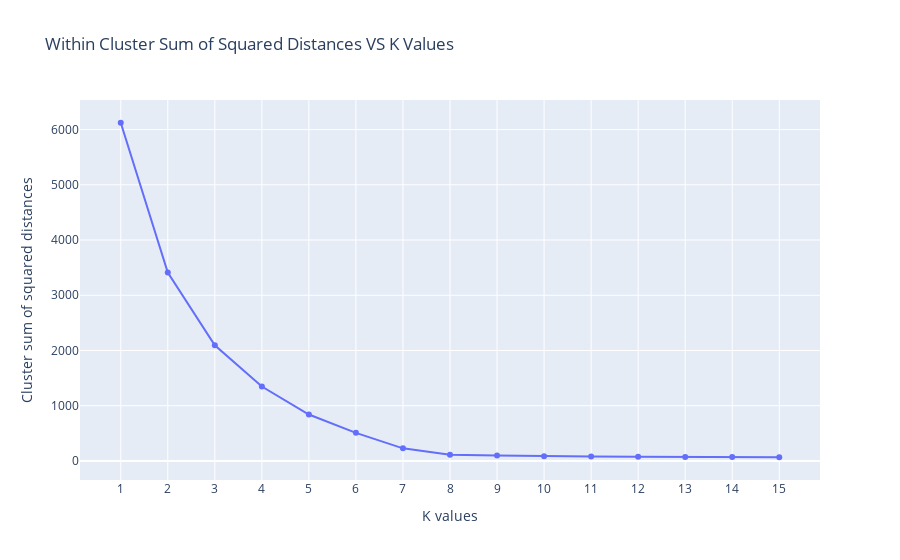

Write notebook code for a chart like this one.
### Code cell
# visualization for the selection of number of segments
fig = go.Figure()

fig.add_trace(go.Scatter(x=k_values_distances["clusters"], 
                         y=k_values_distances["within cluster sum of squared distances"],
                         mode='lines+markers'))

fig.update_layout(xaxis = dict(
        tickmode = 'linear',
        tick0 = 1,
        dtick = 1),
                  title_text="Within Cluster Sum of Squared Distances VS K Values",
                  xaxis_title="K values",
                  yaxis_title="Cluster sum of squared distances")

fig.show()
#At k=7, the descent stabilizes and continues linearly afterwards, 
#forming an elbow at k=7. This points out the optimal number of actions groups is 7.

### Figure 1 — Plotly figure (JSON) as saved in the notebook; plotly's stock layout.template omitted (floating-point values rounded to 4 significant figures)
{"data": [{"mode": "lines+markers", "type": "scatter", "x": [1, 2, 3, 4, 5, 6, 7, 8, 9, 10, 11, 12, 13, 14, 15], "y": [6124.0, 3410.0, 2093.0, 1347.0, 840.3, 509.1, 228.2, 112.3, 98.51, 86.77, 81.41, 77.0, 73.4, 69.85, 66.99]}], "layout": {"title": {"text": "Within Cluster Sum of Squared Distances VS K Values"}, "xaxis": {"dtick": 1, "tick0": 1, "tickmode": "linear", "title": {"text": "K values"}}, "yaxis": {"title": {"text": "Cluster sum of squared distances"}}}}
